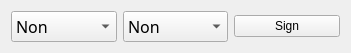
   <widget class="QWidget" name="layoutWidget">
    <property name="geometry">
     <rect>
      <x>398</x>
      <y>666</y>
      <width>351</width>
      <height>25</height>
     </rect>
    </property>
    <layout class="QHBoxLayout" name="horizontalLayout_6">
     <item>
      <widget class="QComboBox" name="RBox">
       <property name="font">
        <font>
         <family>新細明體</family>
         <pointsize>12</pointsize>
        </font>
       </property>
       <item>
        <property name="text">
         <string>Non</string>
        </property>
       </item>
       <item>
        <property name="text">
         <string>陳世緯</string>
        </property>
       </item>
       <item>
        <property name="text">
         <string>林聖哲</string>
        </property>
       </item>
       <item>
        <property name="text">
         <string>蘇奕鴒</string>
        </property>
       </item>
       <item>
        <property name="text">
         <string>周慧姍</string>
        </property>
       </item>
      </widget>
     </item>
     <item>
      <widget class="QComboBox" name="VBox">
       <property name="font">
        <font>
         <family>新細明體</family>
         <pointsize>12</pointsize>
        </font>
       </property>
       <item>
        <property name="text">
         <string>Non</string>
        </property>
       </item>
       <item>
        <property name="text">
         <string>陳遠光</string>
        </property>
       </item>
       <item>
        <property name="text">
         <string>沈業有</string>
        </property>
       </item>
       <item>
        <property name="text">
         <string>葉加祿</string>
        </property>
       </item>
       <item>
        <property name="text">
         <string>陳世緯</string>
        </property>
       </item>
      </widget>
     </item>
     <item>
      <widget class="QPushButton" name="Sign">
       <property name="text">
        <string>Sign</string>
       </property>
      </widget>
     </item>
    </layout>
   </widget>
